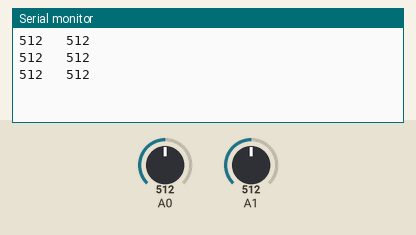
This sketch was run on a simulated Arduino Uno, built with avr-gcc and run on an emulated ATmega328P. On the bench: the last lines printed to the serial monitor. The inputs (shaded band) are chosen by the test bench; at power-on: A0 = 512, A1 = 512.

Above: at 1.3 s.
1.4 s: A0 set to 716
At 1.9 s:
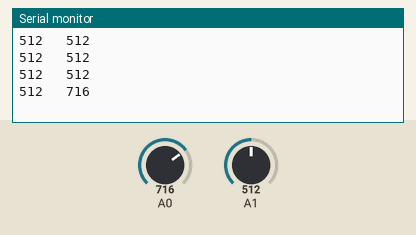
2.9 s: A1 set to 716
At 3.4 s:
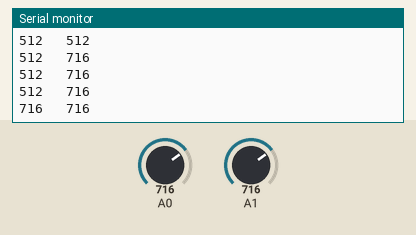
4.4 s: A0 set to 900
At 4.9 s:
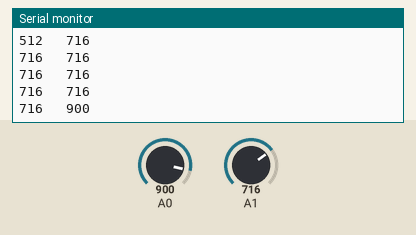
5.9 s: A1 set to 900
At 6.4 s:
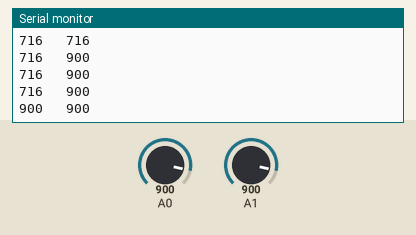
Timing chart, 0 to 8.4 s (numbered marks = the images above; inputs shaded):
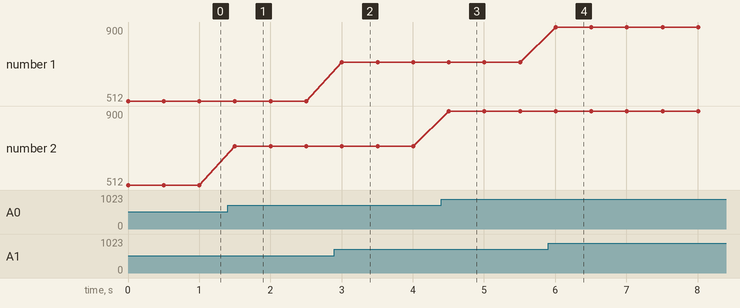

The sketch:

2_final_concept.ino
```cpp
int ind = 0;
int thu = 0;

void setup() {
  Serial.begin(9600);
 }

void loop() {
  ind = analogRead(A0);
  thu = analogRead(A1);
  Serial.print(thu);
  Serial.print("   ");
  Serial.print(ind);
  Serial.println(" ");
  delay(500);
  }
```

Measured:
- after the input at 1.4 s, the serial monitor: prints a new line after 0.10 s (image 1)
- after the input at 2.9 s, the serial monitor: prints a new line after 0.10 s (image 2)
- after the input at 4.4 s, the serial monitor: prints a new line after 0.11 s (image 3)
- after the input at 5.9 s, the serial monitor: prints a new line after 0.11 s (image 4)
- plotted number 2: 512 → 716 after the input at 1.4 s, 716 → 900 after the input at 4.4 s
